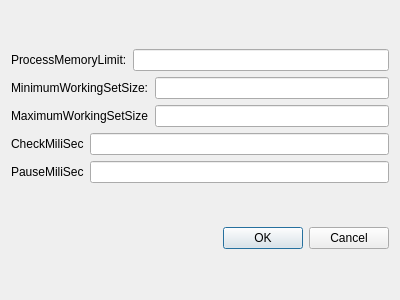
<?xml version="1.0" encoding="UTF-8"?>
<ui version="4.0">
 <class>modalConfig</class>
 <widget class="QDialog" name="modalConfig">
  <property name="geometry">
   <rect>
    <x>0</x>
    <y>0</y>
    <width>400</width>
    <height>300</height>
   </rect>
  </property>
  <property name="windowTitle">
   <string>Dialog</string>
  </property>
  <layout class="QGridLayout" name="gridLayout">
   <item row="0" column="0">
    <layout class="QVBoxLayout" name="verticalLayout">
     <item>
      <layout class="QHBoxLayout" name="horizontalLayout">
       <item>
        <widget class="QLabel" name="pro_label">
         <property name="text">
          <string>ProcessMemoryLimit:</string>
         </property>
        </widget>
       </item>
       <item>
        <widget class="QLineEdit" name="pro_lineEdit"/>
       </item>
      </layout>
     </item>
     <item>
      <layout class="QHBoxLayout" name="horizontalLayout_2">
       <item>
        <widget class="QLabel" name="min_label">
         <property name="text">
          <string>MinimumWorkingSetSize:</string>
         </property>
        </widget>
       </item>
       <item>
        <widget class="QLineEdit" name="min_lineEdit"/>
       </item>
      </layout>
     </item>
     <item>
      <layout class="QHBoxLayout" name="horizontalLayout_3">
       <item>
        <widget class="QLabel" name="max_label">
         <property name="text">
          <string>MaximumWorkingSetSize</string>
         </property>
        </widget>
       </item>
       <item>
        <widget class="QLineEdit" name="max_lineEdit"/>
       </item>
      </layout>
     </item>
     <item>
      <layout class="QHBoxLayout" name="horizontalLayout_4">
       <item>
        <widget class="QLabel" name="checkM_label">
         <property name="text">
          <string>CheckMiliSec</string>
         </property>
        </widget>
       </item>
       <item>
        <widget class="QLineEdit" name="checkM_lineEdit"/>
       </item>
      </layout>
     </item>
     <item>
      <layout class="QHBoxLayout" name="horizontalLayout_5">
       <item>
        <widget class="QLabel" name="pauseM_label">
         <property name="text">
          <string>PauseMiliSec</string>
         </property>
        </widget>
       </item>
       <item>
        <widget class="QLineEdit" name="pauseM_lineEdit"/>
       </item>
      </layout>
     </item>
    </layout>
   </item>
   <item row="1" column="0">
    <widget class="QDialogButtonBox" name="buttonBox">
     <property name="orientation">
      <enum>Qt::Horizontal</enum>
     </property>
     <property name="standardButtons">
      <set>QDialogButtonBox::Cancel|QDialogButtonBox::Ok</set>
     </property>
    </widget>
   </item>
  </layout>
 </widget>
 <resources/>
 <connections>
  <connection>
   <sender>buttonBox</sender>
   <signal>accepted()</signal>
   <receiver>modalConfig</receiver>
   <slot>accept()</slot>
   <hints>
    <hint type="sourcelabel">
     <x>248</x>
     <y>254</y>
    </hint>
    <hint type="destinationlabel">
     <x>157</x>
     <y>274</y>
    </hint>
   </hints>
  </connection>
  <connection>
   <sender>buttonBox</sender>
   <signal>rejected()</signal>
   <receiver>modalConfig</receiver>
   <slot>reject()</slot>
   <hints>
    <hint type="sourcelabel">
     <x>316</x>
     <y>260</y>
    </hint>
    <hint type="destinationlabel">
     <x>286</x>
     <y>274</y>
    </hint>
   </hints>
  </connection>
 </connections>
</ui>
